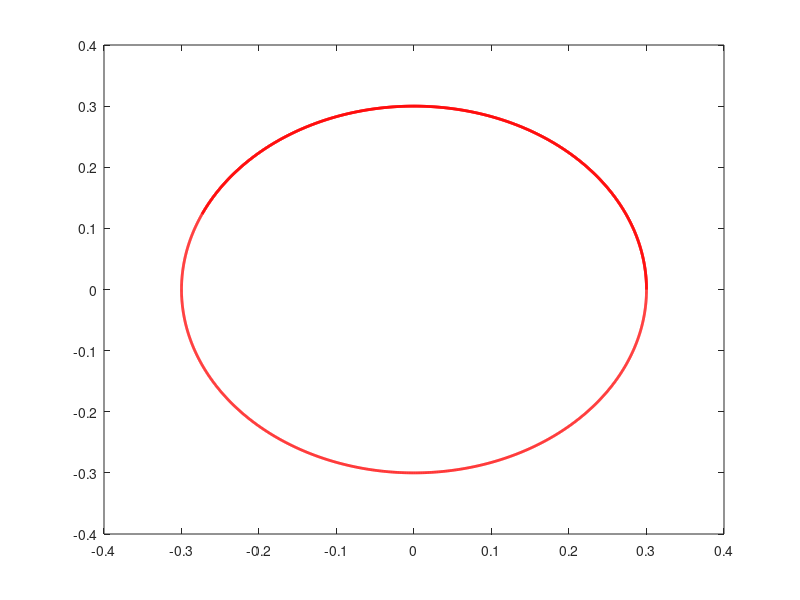

This chart was generated by the following MATLAB code:

tt = 0:0.01:30;

v_r = 0.3;
w_r = 0.3;

x_r_0 = 0;
y_r_0 = 0;

theta_r = w_r * tt;
xr = x_r_0 + v_r * cos(theta_r);
yr = y_r_0 + v_r * sin(theta_r);
% theta_r = theta_r_0 + w_r * tt;
% xr = x_r_0 + v_r * cos(theta_r) .* tt;
% yr = y_r_0 + v_r * sin(theta_r) .* tt;
plot(xr, yr,'r','LineWidth',2);
